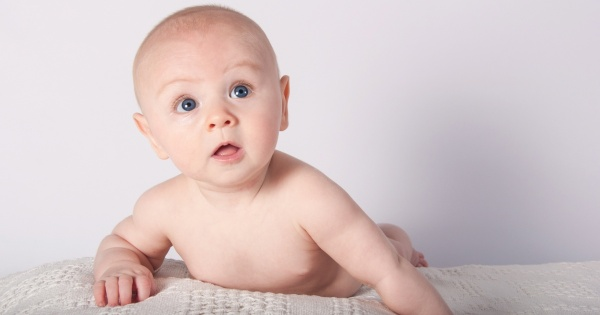
#> input picture basics/mybaby.jpg, 600 x 315 px
$ python rotate_image.py
#> lines starting #> are read from the running program, lines starting #| are printed output that depends on the picture
import numpy as np
import cv2 as cv

# Load an color image in grayscale
img = cv.imread('mybaby.jpg',cv.IMREAD_GRAYSCALE)
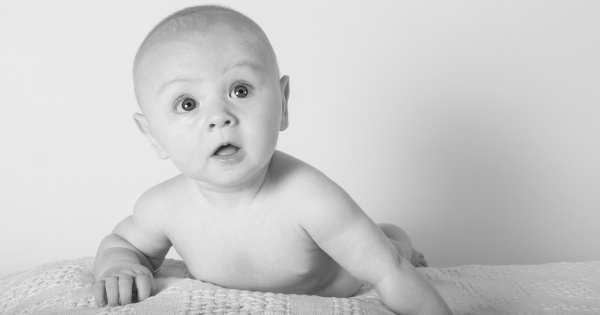
#> img: shape (315, 600); min 21, max 247, mean 202.5

rows,cols = img.shape
#> rows = 315; cols = 600

# cols-1 and rows-1 are the coordinate limits
M = cv.getRotationMatrix2D(((cols-1)/2.0,(rows-1)/2.0),90,1)
dst = cv.warpAffine(img,M,(cols,rows))
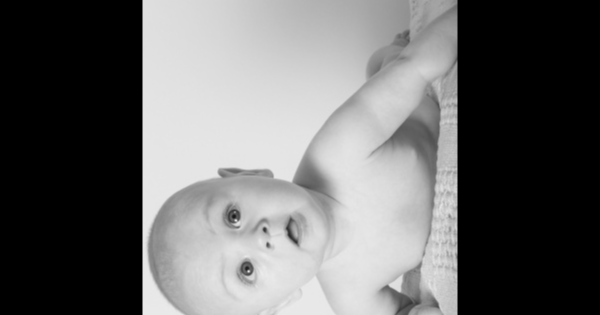
#> dst: shape (315, 600); min 0, max 236, mean 103.8

cv.imshow('Rotate image',dst)
cv.waitKey(0)
cv.destroyAllWindows()
